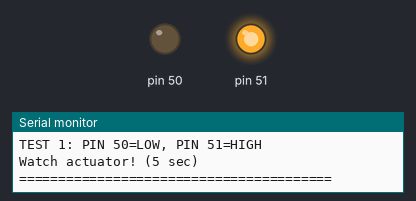
The sketch below on a simulated Arduino Mega 2560, built with avr-gcc and run on an emulated ATmega2560. Shown: output pins drawn as LEDs (lit = HIGH), the last lines printed to the serial monitor.

Above: at 5.5 s.
At 15.5 s:
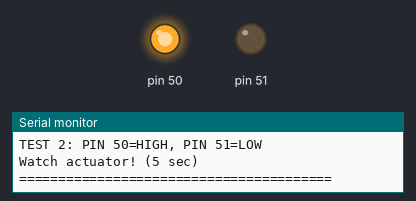
At 25.5 s:
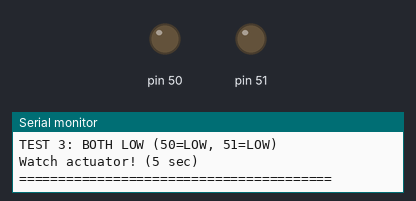
At 50.5 s:
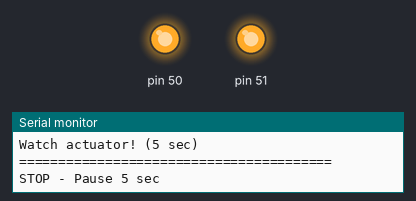
Timing chart, 0 to 55.0 s (numbered marks = the images above):
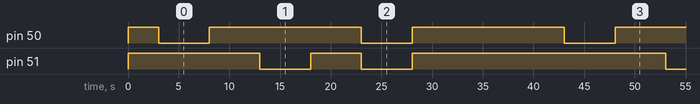

Measured:
- by itself, pin 50: alternates HIGH for 15.0 s and LOW for 5.0 s
- by itself, pin 51: repeats every 40.0 s: HIGH 5.0 s, LOW 5.0 s, HIGH 25.0 s, LOW 5.0 s
- by itself, everything shown: repeats every 40.0 s, in 6 steps

The sketch:

test_find_logic.ino
```cpp
/**
 * Find correct UP/DOWN logic for pins 50-51
 */

void setup() {
  Serial.begin(115200);
  pinMode(50, OUTPUT);
  pinMode(51, OUTPUT);

  digitalWrite(50, HIGH);
  digitalWrite(51, HIGH);

  Serial.println("\n========================================");
  Serial.println("  FIND UP/DOWN LOGIC - PINS 50-51");
  Serial.println("========================================\n");
  delay(3000);
}

void loop() {
  Serial.println("\n========================================");
  Serial.println("TEST 1: PIN 50=LOW, PIN 51=HIGH");
  Serial.println("Watch actuator! (5 sec)");
  Serial.println("========================================");
  digitalWrite(50, LOW);
  digitalWrite(51, HIGH);
  delay(5000);
  digitalWrite(50, HIGH);
  digitalWrite(51, HIGH);
  Serial.println("STOP - Pause 5 sec\n");
  delay(5000);

  Serial.println("\n========================================");
  Serial.println("TEST 2: PIN 50=HIGH, PIN 51=LOW");
  Serial.println("Watch actuator! (5 sec)");
  Serial.println("========================================");
  digitalWrite(50, HIGH);
  digitalWrite(51, LOW);
  delay(5000);
  digitalWrite(50, HIGH);
  digitalWrite(51, HIGH);
  Serial.println("STOP - Pause 5 sec\n");
  delay(5000);

  Serial.println("\n========================================");
  Serial.println("TEST 3: BOTH LOW (50=LOW, 51=LOW)");
  Serial.println("Watch actuator! (5 sec)");
  Serial.println("========================================");
  digitalWrite(50, LOW);
  digitalWrite(51, LOW);
  delay(5000);
  digitalWrite(50, HIGH);
  digitalWrite(51, HIGH);
  Serial.println("STOP - Pause 5 sec\n");
  delay(5000);

  Serial.println("\n========================================");
  Serial.println("ALL TESTS DONE!");
  Serial.println("Tell me which test moved actuator UP/DOWN");
  Serial.println("Repeating in 10 sec...");
  Serial.println("========================================\n");
  delay(10000);
}
```
